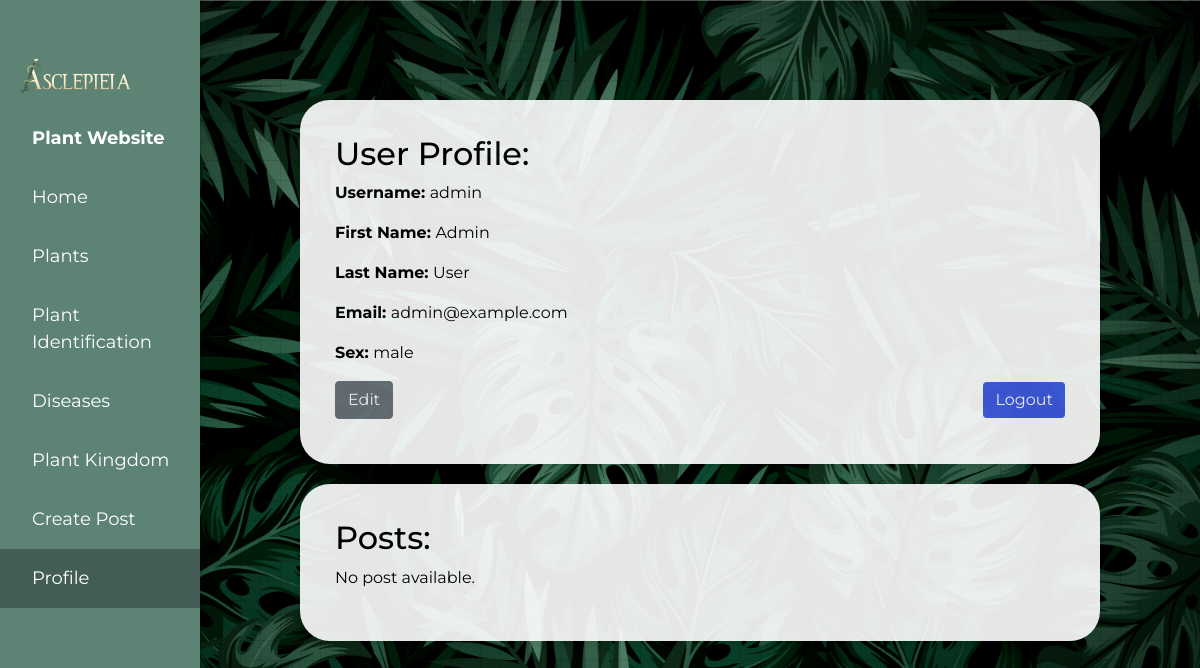
/profile.php (signed in), run on the app's committed database.
### tables this page shows
CREATE TABLE `user` (
  `username` varchar(255) NOT NULL,
  `password` varchar(255) NOT NULL,
  `birthday` date DEFAULT NULL,
  `firstname` varchar(11) NOT NULL,
  `lastname` varchar(30) NOT NULL,
  `email` varchar(30) NOT NULL,
  `image` varchar(100) NOT NULL,
  `gender` varchar(1024) NOT NULL,
  `bio` varchar(255) NOT NULL
);

### profile.php (the view, shortened to what this page needs)
<?php
require("config.php");
require("navbar.php");
try {
    $pdo = new PDO("mysql:host=$servername;dbname=$dbname", $username, $password);
    $pdo->setAttribute(PDO::ATTR_ERRMODE, PDO::ERRMODE_EXCEPTION);
} catch (PDOException $e) {
    die("Error: " . $e->getMessage());
}
$username = $_SESSION["username"];
$userStmt = $pdo->prepare("SELECT firstname, lastname, email, image, gender FROM user WHERE username = ?");
$userStmt->execute([$username]);
$userInfo = $userStmt->fetch(PDO::FETCH_ASSOC);
if ($_SESSION['viewing_user_blogs']) {
    $stmt = $pdo->prepare("SELECT * FROM post WHERE userName = ?");
    $stmt->execute([$username]);
} else {
    $stmt = $pdo->prepare("SELECT * FROM post WHERE userName = ? AND userName = ?");
    $stmt->execute([$username, $_SESSION['username']]);
}
$blogs = $stmt->fetchAll(PDO::FETCH_ASSOC);
?>
<!DOCTYPE html>
<html>
<head>
</head>
<body>
    <div class="card">
        <div class="card-body" style="color: black;">
            <h2 id="userProfile">User Profile:</h2>
            <?php if ($userInfo): ?>
                <p>
                    <b>Username: </b>
                    <span id="username"><?php echo $username; ?></span>
                </p>
                <p>
                    <b>First Name: </b>
                    <span id="readFirstName"><?php echo $userInfo['firstname']; ?></span>
                </p>
                <p>
                    <b>Last Name: </b>
                    <span id="readLastName"><?php echo $userInfo['lastname']; ?></span>
                </p>
                <p>
                    <b>Email: </b>
                    <span id="readEmail"><?php echo $userInfo['email']; ?></span>
                </p>
                <p>
                    <b>Sex: </b>
                    <?php echo isset($userInfo['gender']) ? $userInfo['gender'] : 'Not specified'; ?>
                </p>
            <?php else: ?>
                <p>User profile not found.</p>
            <?php endif; ?>
            <div class="btn-container">
                <a id="edit" class="btn btn-secondary">Edit</a>
                <a href="#" onclick="confirmLogout()" class="btn btn-primary">Logout</a>
            </div>
        </div>
    </div>
    <div class="card">
        <div class="card-body" style="color: black;">
            <h2>Posts:</h2>
            <?php if (count($blogs) > 0): ?>
                <div class="row justify-content-center">
                    <?php foreach ($blogs as $blog): ?>
                        <div class="col-md-4 mb-4">
                            <div class="card">
                                <div class="card-body">
                                    <h3><a href="view_blog.php?blogID=<?php echo $blog['blogID']; ?>"><?php echo $blog['blog_title']; ?></a></h3>
                                    <?php if (!empty($blog['blog_pic'])): ?>
                                        <img alt="Blog Image" class="img-fluid mb-2">
                                    <?php endif; ?>
                                    <p><b>Content: </b><?php echo $blog['blog_content']; ?></p>
                                    <p><b>Filed Under: </b><?php echo $blog['blog_cat']; ?> Date: <?php echo $blog['dateTime_created']; ?></p>
                                    <form action="delete_blog.php" method="post" onsubmit="return confirm('Are you sure you want to delete this blog?');">
                                        <input type="hidden" name="blogID" value="<?php echo $blog['blogID']; ?>">
                                        <button type="submit" class="btn btn-danger">Delete</button>
                                    </form>
                                </div>
                            </div>
                        </div>
                    <?php endforeach; ?>
                </div>
            <?php else: ?>
                <p>No post available.</p>
            <?php endif; ?>
        </div>
    </div>
</body>
</html>

### navbar.php (style rules this page uses)
body { font-family: 'Montserrat', sans-serif; }
body { margin-left: 200px; padding-top: 56px; transition: margin-left 0.3s; }

### profile.php (style rules this page uses)
body { padding: 100px; }
.card { opacity: 0.9; padding: 15px; margin-bottom: 20px; }
.btn-container { display: flex; justify-content: space-between; align-items: center; margin-bottom: 10px; }

### bg.php (style rules this page uses)
body { background-image: url('logo/bg.jpg'); background-size: cover; background-repeat: no-repeat; background-attachment: fixed; }
body::before { content: ""; position: fixed; top: 0; left: 0; width: 100%; height: 100%; background-image: linear-gradient(rgba(0, 0, 0, 0.1) 1px, transparent 1px), linear-gradient(90deg, rgba(0, 0, 0, 0.1) 1px, transparent 1px); background-size: 20px 20px; z-index: -1; }
.card { border: none; border-radius: 30px; box-shadow: 0 4px 8px rgba(0, 0, 0, 0.1); transition: transform 0.2s; }
.btn-primary { background-color: #405de6; border: none; }

### data on the page
user: firstname "Admin", lastname "User", email "admin@example.com", gender "male"

### other printed values
$username "admin"
